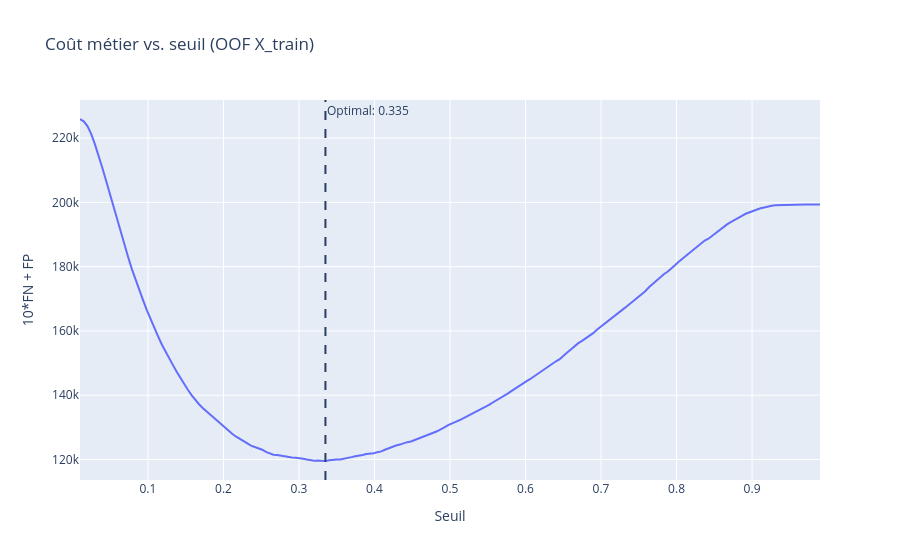

The code cell stored with this chart in its notebook:
### Markdown cell above
## <a id='toc7_4_'></a>[Artefacts — courbe coût vs. seuil (OOF)](#toc0_)

### Code cell
skf_viz = StratifiedKFold(n_splits=5, shuffle=True, random_state=42)
oof_proba = np.zeros(len(X_train))
for tr, val in skf_viz.split(X_train, y_train):
    m = LGBMClassifier(**study.best_params, random_state=42, n_jobs=-1, verbose=-1)
    sw = compute_sample_weight("balanced", y_train.iloc[tr])
    m.fit(X_train.iloc[tr], y_train.iloc[tr], sample_weight=sw)
    oof_proba[val] = m.predict_proba(X_train.iloc[val])[:, 1]

thresholds_range = np.linspace(0.01, 0.99, 200)
costs_range = [
    cost_score(y_train, (oof_proba >= t).astype(int)) for t in thresholds_range
]
best_thresh = thresholds_range[np.argmin(costs_range)]

fig_thresh = go.Figure()
fig_thresh.add_trace(
    go.Scatter(x=thresholds_range, y=costs_range, mode="lines", name="Coût")
)
fig_thresh.add_vline(
    x=best_thresh, line_dash="dash", annotation_text=f"Optimal: {best_thresh:.3f}"
)
fig_thresh.update_layout(
    title="Coût métier vs. seuil (OOF X_train)",
    xaxis_title="Seuil",
    yaxis_title="10*FN + FP",
)
fig_thresh.show()

### Figure 1 — Plotly figure (JSON) as saved in the notebook; plotly's stock layout.template omitted (floating-point values rounded to 4 significant figures; data arrays with more than 128 entries replaced by an {"elided": "..."} marker saying what was removed)
{"data": [{"mode": "lines", "name": "Coût", "type": "scatter", "x": {"elided": "200 float values"}, "y": {"elided": "200 int values"}}], "layout": {"annotations": [{"showarrow": false, "text": "Optimal: 0.335", "x": 0.335, "xanchor": "left", "xref": "x", "y": 1, "yanchor": "top", "yref": "y domain"}], "shapes": [{"line": {"dash": "dash"}, "type": "line", "x0": 0.335, "x1": 0.335, "xref": "x", "y0": 0, "y1": 1, "yref": "y domain"}], "title": {"text": "Coût métier vs. seuil (OOF X_train)"}, "xaxis": {"title": {"text": "Seuil"}}, "yaxis": {"title": {"text": "10*FN + FP"}}}}
